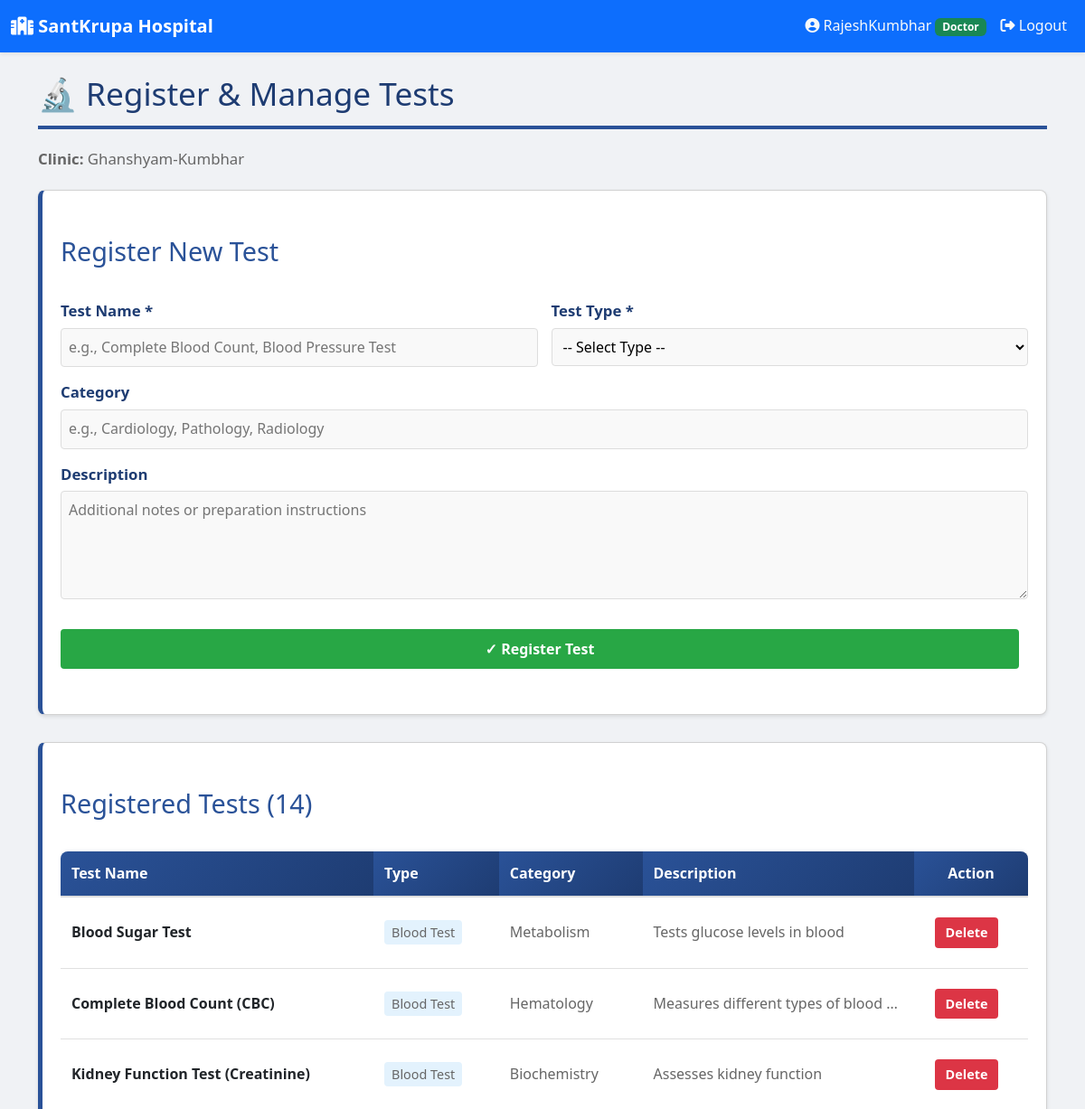
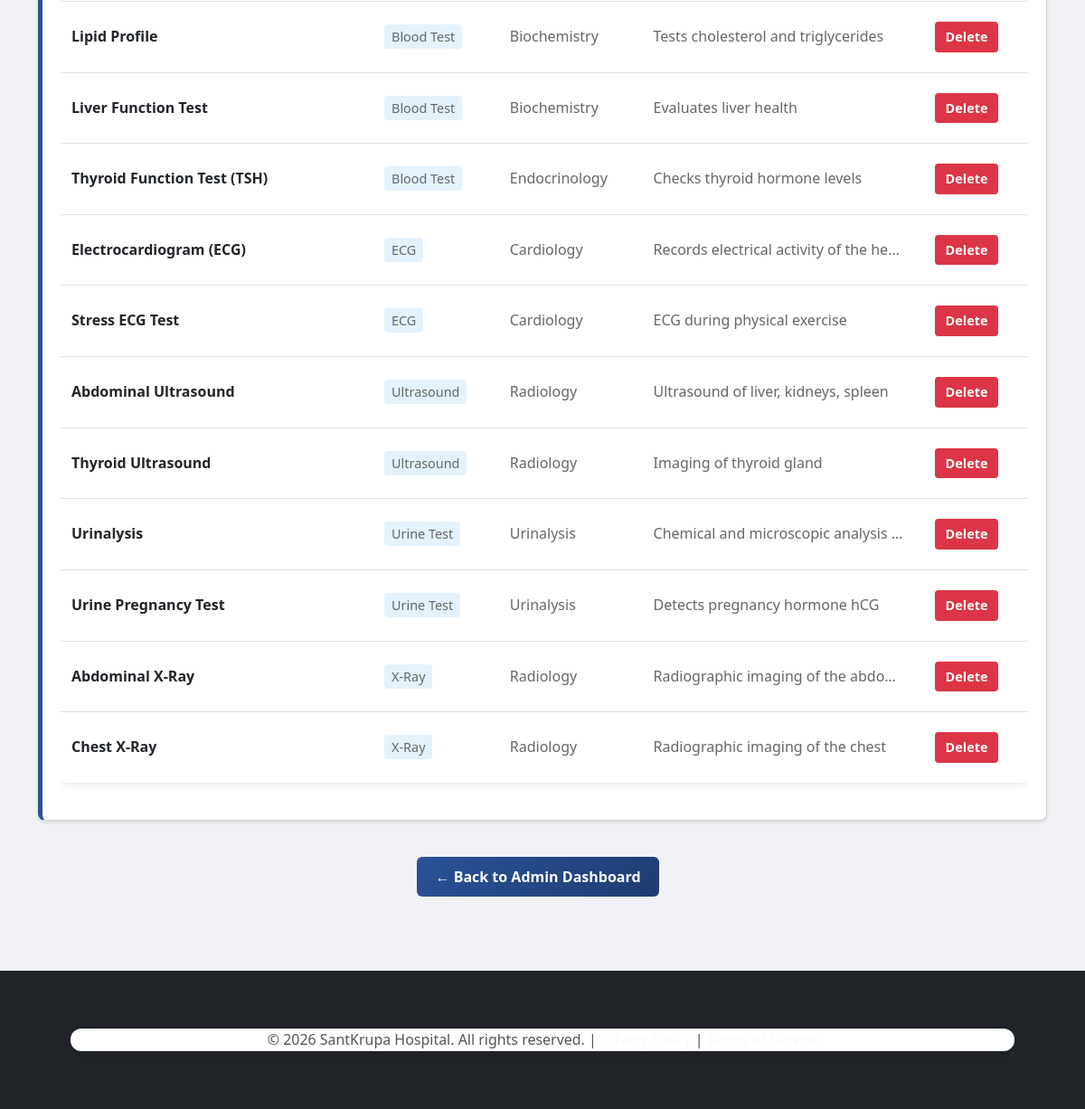
The page /clinic/ghanshyam_123/admin-dashboard/manage-tests/ (signed in) on the database its author committed (2 pictures, top to bottom).
### hospital/models.py (models this page shows, shortened)
class User(AbstractUser):
    ROLE_CHOICES = [
        ('super_admin', 'Super Admin'),
        ('admin', 'Clinic Admin'),
        ('doctor', 'Doctor'),
        ('receptionist', 'Receptionist'),
        ('patient', 'Patient'),
        ('lab_tech', 'Lab Technician'),
    ]
    clinic = models.ForeignKey(Clinic, on_delete=models.CASCADE, related_name='users', null=True, blank=True)
    role = models.CharField(max_length=20, choices=ROLE_CHOICES, default='patient')
    created_at = models.DateTimeField(auto_now_add=True)
    class Meta:
        unique_together = [['clinic', 'username']]

class Clinic(models.Model):
    name = models.CharField(max_length=255)
    slug = models.SlugField(unique=True, help_text="Used in URLs: /clinic/{slug}/")
    logo = models.ImageField(upload_to='clinic_logos/', null=True, blank=True)
    address = models.TextField()
    city = models.CharField(max_length=100)
    state = models.CharField(max_length=100)
    zip_code = models.CharField(max_length=20)
    phone_number = models.CharField(max_length=15)
    email = models.EmailField()
    website = models.URLField(null=True, blank=True)
    registration_number = models.CharField(max_length=100, unique=True)
    subscription_status = models.CharField(
        max_length=20,
        choices=[
            ('trial', 'Trial'),
            ('active', 'Active'),
            ('expired', 'Expired'),
            ('suspended', 'Suspended'),
        ],
        default='trial'
    )
    max_doctors = models.IntegerField(default=10)
    max_patients = models.IntegerField(default=1000)
    max_receptionists = models.IntegerField(default=5)
    created_at = models.DateTimeField(auto_now_add=True)
    updated_at = models.DateTimeField(auto_now=True)
    is_active = models.BooleanField(default=True)
    class Meta:
        ordering = ['name']
        verbose_name_plural = "Clinics"

class MasterTest(models.Model):
    TEST_TYPES = [
        ('blood', 'Blood Test'),
        ('urine', 'Urine Test'),
        ('xray', 'X-Ray'),
        ('ultrasound', 'Ultrasound'),
        ('ecg', 'ECG'),
        ('ct_scan', 'CT Scan'),
        ('mri', 'MRI'),
        ('other', 'Other'),
    ]
    clinic = models.ForeignKey(Clinic, on_delete=models.CASCADE, related_name='master_tests', null=True, blank=True)
    test_name = models.CharField(max_length=200)
    test_type = models.CharField(max_length=50, choices=TEST_TYPES)
    description = models.TextField(blank=True)
    category = models.CharField(max_length=100, blank=True, help_text="e.g., 'Cardiology, Pathology, etc.'")
    created_at = models.DateTimeField(auto_now_add=True)
    updated_at = models.DateTimeField(auto_now=True)
    is_active = models.BooleanField(default=True)
    objects = ClinicManager()
    class Meta:
        ordering = ['test_type', 'test_name']
        unique_together = [['clinic', 'test_name']]

### hospital/views.py (the view, shortened to what this page needs)
# urls.py: path('admin-dashboard/manage-tests/', views.manage_master_tests, name='manage_master_tests'),
@login_required(login_url='login')
@require_http_methods(["GET", "POST"])
def manage_master_tests(request, clinic_slug=None):
    if request.user.role not in ['admin', 'doctor', 'super_admin']:
        return redirect('homepage')
    clinic = get_clinic_from_slug_or_middleware(clinic_slug, request)
    if not clinic:
        clinic = request.user.clinic
    if not clinic:
        messages.error(request, "Clinic not found!")
        return redirect('homepage')
    from .models import MasterTest
    tests = MasterTest.objects.filter(clinic=clinic, is_active=True).order_by('test_type', 'test_name')
    test_types = MasterTest.TEST_TYPES
    context = {
        'clinic': clinic,
        'tests': tests,
        'test_types': test_types,
    }
    return render(request, 'hospital/admin/manage_master_tests.html', context)

### hospital/managers.py (called while the page is built)
    def get_queryset(self):
        return super().get_queryset()

### hospital/views.py (called while the page is built)
def get_clinic_from_slug_or_middleware(clinic_slug, request):
    if clinic_slug:
        try:
            return Clinic.objects.get(slug=clinic_slug)
        except Clinic.DoesNotExist:
            return None
    if hasattr(request, 'clinic') and request.clinic:
        return request.clinic
    if request.user.is_authenticated and hasattr(request.user, 'clinic'):
        return request.user.clinic
    return None

### hospital/templates/hospital/admin/manage_master_tests.html (shortened to what this page needs)
{% extends "hospital/base.html" %}
{% block content %}
<div style="max-width: 1200px; margin: 0 auto;">
    <h1>🔬 Register & Manage Tests</h1>
    <p style="color: #666; margin-bottom: 20px;"><strong>Clinic:</strong> {{ clinic.name }}</p>
    <div class="card" style="margin-bottom: 30px;">
        <h2>Register New Test</h2>
        <form method="post" style="display: grid; gap: 15px;">
            <div style="display: grid; grid-template-columns: repeat(auto-fit, minmax(300px, 1fr)); gap: 15px;">
                <div>
                    <label for="test_name" style="display: block; font-weight: bold; margin-bottom: 5px;">Test Name *</label>
                    <input type="text" id="test_name" name="test_name" required
                           style="width: 100%; padding: 8px; border: 1px solid #ddd; border-radius: 4px; font-size: 1em;"
                           placeholder="e.g., Complete Blood Count, Blood Pressure Test">
                </div>
                <div>
                    <label for="test_type" style="display: block; font-weight: bold; margin-bottom: 5px;">Test Type *</label>
                    <select id="test_type" name="test_type" required
                            style="width: 100%; padding: 8px; border: 1px solid #ddd; border-radius: 4px; font-size: 1em;">
                        <option value="">-- Select Type --</option>
                    </select>
                </div>
            </div>
            <div>
                <label for="category" style="display: block; font-weight: bold; margin-bottom: 5px;">Category</label>
                <input type="text" id="category" name="category"
                       style="width: 100%; padding: 8px; border: 1px solid #ddd; border-radius: 4px; font-size: 1em;"
                       placeholder="e.g., Cardiology, Pathology, Radiology">
            </div>
            <div>
                <label for="description" style="display: block; font-weight: bold; margin-bottom: 5px;">Description</label>
                <textarea id="description" name="description" rows="3"
                          style="width: 100%; padding: 8px; border: 1px solid #ddd; border-radius: 4px; font-size: 1em;"
                          placeholder="Additional notes or preparation instructions"></textarea>
            </div>
            <button type="submit" class="btn" style="align-self: flex-start; background: #28a745; color: white; padding: 10px 20px; font-weight: bold;">
                ✓ Register Test
            </button>
        </form>
    </div>
    <div class="card">
        <h2>Registered Tests ({{ tests.count }})</h2>
        {% if tests %}
            <div style="overflow-x: auto;">
                <table style="width: 100%; border-collapse: collapse;">
                    <thead>
                        <tr style="background: #f8f9fa; border-bottom: 2px solid #ddd;">
                            <th style="padding: 12px; text-align: left; font-weight: bold;">Test Name</th>
                            <th style="padding: 12px; text-align: left; font-weight: bold;">Type</th>
                            <th style="padding: 12px; text-align: left; font-weight: bold;">Category</th>
                            <th style="padding: 12px; text-align: left; font-weight: bold;">Description</th>
                            <th style="padding: 12px; text-align: center; font-weight: bold;">Action</th>
                        </tr>
                    </thead>
                    <tbody>
                        {% for test in tests %}
                        <tr style="border-bottom: 1px solid #eee;">
                            <td style="padding: 12px;"><strong>{{ test.test_name }}</strong></td>
                            <td style="padding: 12px; color: #666;">
                                <span style="background: #e3f2fd; padding: 4px 8px; border-radius: 4px; font-size: 0.9em;">
                                    {{ test.get_test_type_display }}
                                </span>
                            </td>
                            <td style="padding: 12px; color: #666;">{{ test.category|default:"—" }}</td>
                            <td style="padding: 12px; color: #666; max-width: 250px; white-space: nowrap; overflow: hidden; text-overflow: ellipsis;">
                                {{ test.description|default:"—" }}
                            </td>
                            <td style="padding: 12px; text-align: center;">
                                <form method="post" action="{% url 'delete_master_test' clinic.slug test.id %}"
                                      style="display: inline;"
                                      onsubmit="return confirm('Delete {{ test.test_name }}?');">
                                    <button type="submit" class="btn" style="padding: 6px 12px; font-size: 0.9em; background: #dc3545;">Delete</button>
                                </form>
                            </td>
                        </tr>
                        {% endfor %}
                    </tbody>
                </table>
            </div>
        {% else %}
            <div class="alert-info" style="padding: 15px; background: #e7f3ff; border-left: 4px solid #2196F3; border-radius: 4px;">
                📋 No tests registered yet. Add one using the form above.
            </div>
        {% endif %}
    </div>
    <div style="text-align: center; margin-top: 30px;">
        <a href="{% url 'admin_dashboard' clinic.slug %}" class="btn btn-secondary" style="display: inline-block; padding: 10px 20px;">← Back to Admin Dashboard</a>
    </div>
</div>
{% endblock %}

### hospital/templates/hospital/base.html (shortened to what this page needs)
<!DOCTYPE html>
<html lang="en">
<head>
    <link href="https://cdnjs.cloudflare.com/ajax/libs/bootstrap/5.3.0/css/bootstrap.min.css" rel="stylesheet">
    <link rel="stylesheet" href="https://cdnjs.cloudflare.com/ajax/libs/font-awesome/6.4.0/css/all.min.css">
    <link rel="stylesheet" type="text/css" href="/static/style.css">
</head>
<body>
    <nav class="navbar navbar-expand-lg navbar-dark bg-primary shadow-sm">
        <div class="container-fluid">
            <a class="navbar-brand fw-bold fs-5" href="{% url 'homepage' %}">
                <i class="fas fa-hospital"></i> SantKrupa Hospital
            </a>
            <div class="collapse navbar-collapse" id="navbarNav">
                <ul class="navbar-nav ms-auto">
                    {% if user.is_authenticated %}
                        <li class="nav-item">
                            <span class="nav-link text-light">
                                <i class="fas fa-user-circle"></i> {{ user.username }}
                                <span class="badge bg-success">{{ user.get_role_display }}</span>
                            </span>
                        </li>
                        <li class="nav-item">
                            <a class="nav-link text-light" href="{% url 'logout' %}">
                                <i class="fas fa-sign-out-alt"></i> Logout
                            </a>
                        </li>
                    {% else %}
                        <li class="nav-item">
                            <a class="nav-link text-light" href="{% url 'login' %}">
                                <i class="fas fa-sign-in-alt"></i> Login
                            </a>
                        </li>
                    {% endif %}
                </ul>
            </div>
        </div>
    </nav>
    <main class="min-vh-100 py-4">
        <div class="container-lg">
            {% block content %}
            {% endblock %}
        </div>
    </main>
    <footer class="bg-dark text-light py-4 mt-5">
        <div class="container text-center">
            <p class="mb-0">&copy; 2026 SantKrupa Hospital. All rights reserved. |
            <a href="#" class="text-light">Privacy Policy</a> |
            <a href="#" class="text-light">Terms of Service</a></p>
        </div>
    </footer>
</body>
</html>

### static/style.css (style rules this page uses)
* { margin: 0; padding: 0; box-sizing: border-box; }
body { font-family: 'Segoe UI', Tahoma, Geneva, Verdana, sans-serif; background-color: #f0f2f5; color: #333; line-height: 1.6; }
.container { width: 90%; max-width: 1200px; margin: 40px auto; padding: 0; background: #fff; box-shadow: 0 8px 30px rgba(0, 0, 0, 0.1); border-radius: 12px; overflow: hidden; }
h1 { color: #1e3c72; margin-bottom: 20px; font-size: 2.2em; border-bottom: 4px solid #2a5298; padding-bottom: 15px; }
h2 { color: #2a5298; margin-top: 30px; margin-bottom: 15px; font-size: 1.8em; }
p { margin-bottom: 15px; color: #555; font-size: 1.05em; }
button, .btn, a.btn { background: linear-gradient(135deg, #2a5298 0%, #1e3c72 100%); color: #fff; padding: 12px 30px; border: none; border-radius: 6px; cursor: pointer; font-size: 1em; font-weight: 600; transition: all 0.3s ease; text-decoration: none; display: inline-block; margin: 10px 10px 10px 0; }
.btn-secondary { background: linear-gradient(135deg, #6c757d 0%, #5a6268 100%); }
a { color: #2a5298; text-decoration: none; font-weight: 500; transition: color 0.3s ease; }
form { margin: 20px 0; }
label { display: block; margin-bottom: 8px; color: #1e3c72; font-weight: 600; font-size: 1.05em; }
input[type="text"], input[type="email"], input[type="password"], input[type="date"], input[type="file"], textarea, select { width: 100%; padding: 12px 15px; border: 2px solid #e0e0e0; border-radius: 6px; font-size: 1em; font-family: inherit; transition: all 0.3s ease; background-color: #f9f9f9; }
textarea { resize: vertical; min-height: 120px; }
.card { background: #fff; border-left: 5px solid #2a5298; border-radius: 8px; padding: 25px; margin: 20px 0; box-shadow: 0 4px 12px rgba(0, 0, 0, 0.08); transition: all 0.3s ease; }
table { width: 100%; border-collapse: collapse; margin: 20px 0; box-shadow: 0 2px 8px rgba(0, 0, 0, 0.08); border-radius: 8px; overflow: hidden; }
th { background: linear-gradient(135deg, #2a5298 0%, #1e3c72 100%); color: #fff; padding: 15px; text-align: left; font-weight: 600; }
td { padding: 12px 15px; border-bottom: 1px solid #e0e0e0; }
tr:last-child td { border-bottom: none; }
footer { background: #1e3c72; color: #fff; text-align: center; padding: 20px; margin-top: 40px; font-size: 0.95em; }
:root { --primary-color: #0d6efd; --success-color: #198754; --danger-color: #dc3545; --warning-color: #ffc107; --info-color: #0dcaf0; }

### hospital/templates/hospital/admin/manage_master_tests.html (style rules this page uses)
.card { background: white; padding: 20px; border-radius: 8px; box-shadow: 0 2px 4px rgba(0, 0, 0, 0.1); margin-bottom: 20px; }
.btn { background: #007bff; color: white; border: none; padding: 8px 16px; border-radius: 4px; cursor: pointer; font-size: 1em; }
.btn-secondary { background: #6c757d; }

### rows shown on the page
User: username "RajeshKumbhar", role "Doctor"
Clinic: name "Ghanshyam-Kumbhar"
MasterTest: test_name "Blood Sugar Test", test_type "Blood Test", category "Metabolism", description "Tests glucose levels in blood"
MasterTest: test_name "Complete Blood Count (CBC)", test_type "Blood Test", category "Hematology", description "Measures different types of blood…"
MasterTest: test_name "Kidney Function Test (Creatinine)", test_type "Blood Test", category "Biochemistry", description "Assesses kidney function"
MasterTest: test_name "Lipid Profile", test_type "Blood Test", category "Biochemistry", description "Tests cholesterol and triglycerides"
MasterTest: test_name "Liver Function Test", test_type "Blood Test", category "Biochemistry", description "Evaluates liver health"
MasterTest: test_name "Thyroid Function Test (TSH)", test_type "Blood Test", category "Endocrinology", description "Checks thyroid hormone levels"
MasterTest: test_name "Electrocardiogram (ECG)", test_type "ECG", category "Cardiology", description "Records electrical activity of the he…"
MasterTest: test_name "Stress ECG Test", test_type "ECG", category "Cardiology", description "ECG during physical exercise"
MasterTest: test_name "Abdominal Ultrasound", test_type "Ultrasound", category "Radiology", description "Ultrasound of liver, kidneys, spleen"
MasterTest: test_name "Thyroid Ultrasound", test_type "Ultrasound", category "Radiology", description "Imaging of thyroid gland"
MasterTest: test_name "Urinalysis", test_type "Urine Test", category "Urinalysis", description "Chemical and microscopic analysis…"
MasterTest: test_name "Urine Pregnancy Test", test_type "Urine Test", category "Urinalysis", description "Detects pregnancy hormone hCG"
MasterTest: test_name "Abdominal X-Ray", test_type "X-Ray", category "Radiology", description "Radiographic imaging of the abdo…"
MasterTest: test_name "Chest X-Ray", test_type "X-Ray", category "Radiology", description "Radiographic imaging of the chest"

### other values the page prints
{{ tests.count }} "14"
